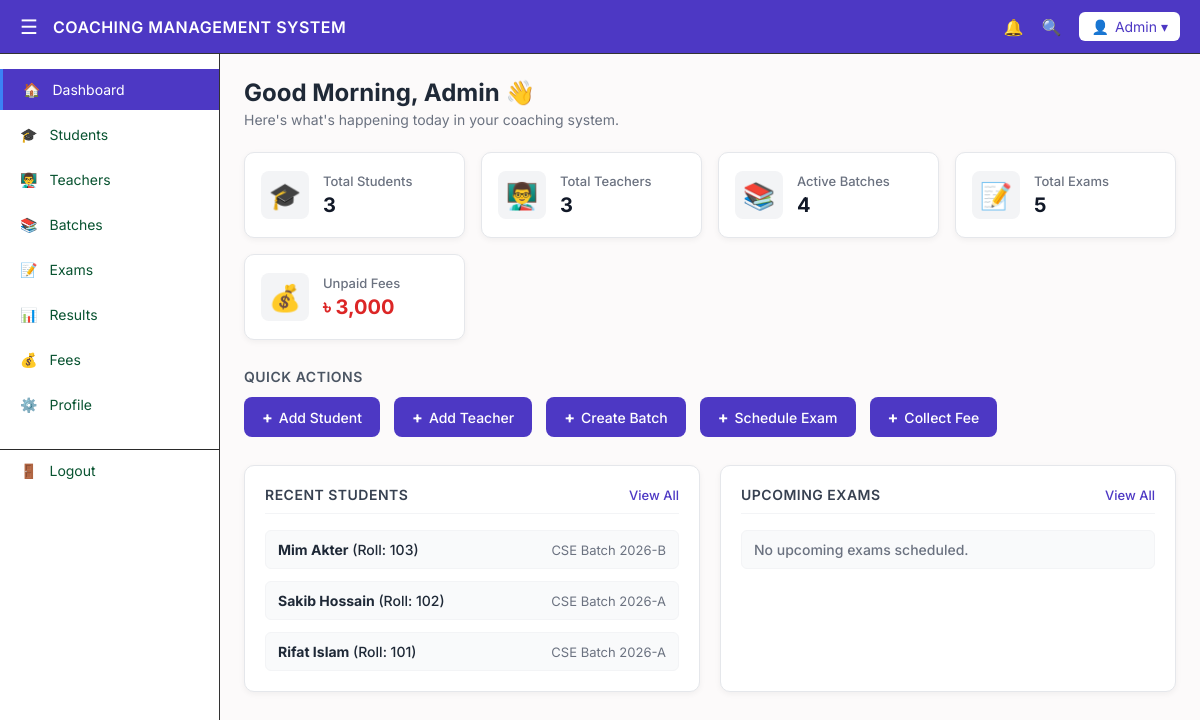
Page /frontend/pages/Admin DashBoard/admin_dashboard.php (signed in) on the committed database.
### tables this page shows
CREATE TABLE `students` (
    `id` BIGINT PRIMARY KEY AUTO_INCREMENT,
    `user_id` BIGINT NOT NULL UNIQUE,
    `roll` VARCHAR(30) NOT NULL,
    `gender` ENUM('male', 'female', 'other') NOT NULL,
    `phone` VARCHAR(20) NOT NULL,
    `address` VARCHAR(255),
    `guardian_phone` VARCHAR(20) NOT NULL,
    `created_at` TIMESTAMP NOT NULL DEFAULT CURRENT_TIMESTAMP
);

CREATE TABLE `users` (
    `id` BIGINT PRIMARY KEY AUTO_INCREMENT,
    `name` VARCHAR(100) NOT NULL,
    `email` VARCHAR(150) NOT NULL UNIQUE,
    `password` VARCHAR(255) NOT NULL,
    `role` ENUM('admin', 'teacher', 'student') NOT NULL,
    `status` ENUM('active', 'inactive') NOT NULL,
    `created_at` TIMESTAMP NOT NULL DEFAULT CURRENT_TIMESTAMP
);

### backend/controllers/DashboardController.php (called while the page is built, shortened)
<?php
require_once __DIR__ . '/../config/database.php';
class DashboardController {
    private PDO $db;
    public function __construct(?PDO $db = null) {
        global $db;
        $this->db = $db ?? $GLOBALS['db'];
    }
    public function getAdminDashboardData(): array {
        $totalStudents = (int) $this->db->query("SELECT COUNT(*) FROM students")->fetchColumn();
        $totalTeachers = (int) $this->db->query("SELECT COUNT(*) FROM teachers")->fetchColumn();
        $activeBatches = (int) $this->db->query("SELECT COUNT(*) FROM batches WHERE status = 'active'")->fetchColumn();
        $totalExams = (int) $this->db->query("SELECT COUNT(*) FROM exams")->fetchColumn();
        $unpaidFees = (float) $this->db->query("SELECT COALESCE(SUM(amount), 0) FROM fees WHERE status = 'unpaid'")->fetchColumn();
        $recentStudents = $this->db->query(
            'SELECT students.id, users.name, students.roll,
                COALESCE((
                    SELECT batches.name FROM enrollments INNER JOIN batches ON batches.id = enrollments.batch_id WHERE enrollments.student_id = students.id LIMIT 1
                ), \'Not assigned\') AS batch_name
             FROM students
             INNER JOIN users ON users.id = students.user_id
             ORDER BY students.id DESC
             LIMIT 5'
        )->fetchAll();
        $upcomingExams = $this->db->query(
            'SELECT exams.id, exams.name, exams.exam_date, batches.name AS batch_name, subjects.name AS subject_name
             FROM exams
             INNER JOIN batches ON batches.id = exams.batch_id
             INNER JOIN subjects ON subjects.id = exams.subject_id
             WHERE exams.exam_date >= CURDATE()
             ORDER BY exams.exam_date ASC
             LIMIT 5'
        )->fetchAll();
        return [
            'totalStudents' => $totalStudents,
            'totalTeachers' => $totalTeachers,
            'activeBatches' => $activeBatches,
            'totalExams' => $totalExams,
            'unpaidFees' => $unpaidFees,
            'recentStudents' => $recentStudents,
            'upcomingExams' => $upcomingExams,
        ];
    }
}

### frontend/pages/Admin DashBoard/admin_dashboard.php (the view, shortened to what this page needs)
<?php
require_once __DIR__ . '/../../../backend/controllers/DashboardController.php';
$dashboardController = new DashboardController();
$data = $dashboardController->getAdminDashboardData();
$totalStudents = $data['totalStudents'];
$totalTeachers = $data['totalTeachers'];
$activeBatches = $data['activeBatches'];
$totalExams = $data['totalExams'];
$unpaidFees = $data['unpaidFees'];
$recentStudents = $data['recentStudents'];
$upcomingExams = $data['upcomingExams'];
?>
<!DOCTYPE html>
<html lang="en">
<head>
    <link rel="stylesheet" href="admin_dashboard.css">
</head>
<body>
    <header class="top_navbar">
        <div class="nav_left">
            <button id="sidebarToggle" class="toggle_btn">☰</button>
            <h2 class="system_title">COACHING MANAGEMENT SYSTEM</h2>
        </div>
        <div class="nav_right">
            <span class="nav_icon" title="Notifications">🔔</span>
            <span class="nav_icon" title="Search">🔍</span>
            <div class="admin_profile">
                <span class="profile_icon">👤</span>
                <span class="admin_name">Admin ▾</span>
            </div>
        </div>
    </header>
    <div class="dashboard_container">
        <aside class="sidebar" id="sidebar">
            <ul class="sidebar_menu">
                <li class="active"><a href="#">🏠 <span>Dashboard</span></a></li>
                <li><a href="students.php">🎓 <span>Students</span></a></li>
                <li><a href="teachers.php">👨‍🏫 <span>Teachers</span></a></li>
                <li><a href="batches.php">📚 <span>Batches</span></a></li>
                <li><a href="exams.php">📝 <span>Exams</span></a></li>
                <li><a href="results.php">📊 <span>Results</span></a></li>
                <li><a href="fees.php">💰 <span>Fees</span></a></li>
                <li><a href="admin_profile.php">⚙️ <span>Profile</span></a></li>
                <li class="logout"><a href="../login_page/loginPage.php">🚪 <span>Logout</span></a></li>
            </ul>
        </aside>
        <main class="main_content">
            <div class="welcome_section">
                <h1>Good Morning, Admin 👋</h1>
                <p>Here's what's happening today in your coaching system.</p>
            </div>
            <div class="stats_grid">
                <div class="stat_card" onclick="window.location.href='students.php'" style="cursor: pointer;">
                    <div class="card_icon">🎓</div>
                    <div class="card_info">
                        <h3>Total Students</h3>
                        <p class="card_value"><?= $totalStudents; ?></p>
                    </div>
                </div>
                <div class="stat_card" onclick="window.location.href='teachers.php'" style="cursor: pointer;">
                    <div class="card_icon">👨‍🏫</div>
                    <div class="card_info">
                        <h3>Total Teachers</h3>
                        <p class="card_value"><?= $totalTeachers; ?></p>
                    </div>
                </div>
                <div class="stat_card" onclick="window.location.href='batches.php'" style="cursor: pointer;">
                    <div class="card_icon">📚</div>
                    <div class="card_info">
                        <h3>Active Batches</h3>
                        <p class="card_value"><?= $activeBatches; ?></p>
                    </div>
                </div>
                <div class="stat_card" onclick="window.location.href='exams.php'" style="cursor: pointer;">
                    <div class="card_icon">📝</div>
                    <div class="card_info">
                        <h3>Total Exams</h3>
                        <p class="card_value"><?= $totalExams; ?></p>
                    </div>
                </div>
                <div class="stat_card fee_card" onclick="window.location.href='fees.php'" style="cursor: pointer;">
                    <div class="card_icon">💰</div>
                    <div class="card_info">
                        <h3>Unpaid Fees</h3>
                        <p class="card_value">৳ <?= number_format($unpaidFees, 0); ?></p>
                    </div>
                </div>
            </div>
            <div class="quick_actions_section">
                <h2>QUICK ACTIONS</h2>
                <div class="action_buttons">
                    <button class="action_btn" onclick="window.location.href='students.php'"><span>+</span> Add Student</button>
                    <button class="action_btn" onclick="window.location.href='teachers.php'"><span>+</span> Add Teacher</button>
                    <button class="action_btn" onclick="window.location.href='batches.php'"><span>+</span> Create Batch</button>
                    <button class="action_btn" onclick="window.location.href='exams.php'"><span>+</span> Schedule Exam</button>
                    <button class="action_btn" onclick="window.location.href='fees.php'"><span>+</span> Collect Fee</button>
                </div>
            </div>
            <div class="info_grid">
                <div class="info_card">
                    <div class="info_card_header">
                        <h3>RECENT STUDENTS</h3>
                        <a href="students.php" class="view_all_link">View All</a>
                    </div>
                    <ul class="info_list">
                        <?php if (empty($recentStudents)): ?>
                            <li>
                                <div class="student_item">
                                    <span class="student_name" style="color: #6b7280;">No students enrolled yet.</span>
                                </div>
                            </li>
                        <?php else: ?>
                            <?php foreach ($recentStudents as $student): ?>
                                <li>
                                    <div class="student_item">
                                        <span class="student_name"><strong><?= htmlspecialchars($student['name'], ENT_QUOTES, 'UTF-8'); ?></strong> (Roll: <?= htmlspecialchars($student['roll'], ENT_QUOTES, 'UTF-8'); ?>)</span>
                                        <span class="student_batch" style="color: #6b7280; font-size: 13px;"><?= htmlspecialchars($student['batch_name'], ENT_QUOTES, 'UTF-8'); ?></span>
                                    </div>
                                </li>
                            <?php endforeach; ?>
                        <?php endif; ?>
                    </ul>
                </div>
                <div class="info_card">
                    <div class="info_card_header">
                        <h3>UPCOMING EXAMS</h3>
                        <a href="exams.php" class="view_all_link">View All</a>
                    </div>
                    <ul class="info_list">
                        <?php if (empty($upcomingExams)): ?>
                            <li>
                                <div class="exam_item">
                                    <span class="exam_name" style="color: #6b7280;">No upcoming exams scheduled.</span>
                                </div>
                            </li>
                        <?php endif; ?>
                    </ul>
                </div>
            </div>
        </main>
    </div>
</body>
</html>

### frontend/pages/Admin DashBoard/admin_dashboard.css (style rules this page uses)
* { margin: 0; padding: 0; box-sizing: border-box; font-family: 'Inter', -apple-system, BlinkMacSystemFont, 'Segoe UI', Roboto, sans-serif; }
body { background-color: #fcfafa; color: #ffffff; min-height: 100vh; display: flex; flex-direction: column; }
.top_navbar { display: flex; justify-content: space-between; align-items: center; background-color: #4d38c4; padding: 12px 20px; border-bottom: 1px solid #333; }
.nav_left { display: flex; align-items: center; gap: 15px; }
.toggle_btn { background: none; border: none; color: white; font-size: 20px; cursor: pointer; }
.system_title { font-size: 16px; font-weight: 600; letter-spacing: 0.5px; }
.nav_right { display: flex; align-items: center; gap: 18px; }
.nav_icon { cursor: pointer; font-size: 16px; }
.admin_profile { display: flex; align-items: center; gap: 6px; cursor: pointer; background-color: #ffffff; color: #4d38c4; padding: 6px 12px; border-radius: 6px; font-size: 14px; }
.dashboard_container { display: flex; width: 100%; min-width: 0; overflow-x: hidden; }
.sidebar { width: 220px; background-color: #ffffff; border-right: 1px solid #333; min-height: calc(100vh - 55px); padding: 15px 0; transition: all 0.3s ease; }
.sidebar_menu { list-style: none; display: flex; flex-direction: column; gap: 4px; }
.sidebar_menu li a { display: flex; align-items: center; gap: 12px; padding: 12px 20px; color: #085330; text-decoration: none; font-size: 14px; transition: 0.2s ease; }
.sidebar_menu li a:hover, .sidebar_menu li.active a { background-color: #4d38c4; color: #ffffff; border-left: 3px solid #3b82f6; }
.sidebar_menu li.logout { margin-top: 20px; border-top: 1px solid #2a2a2a; }
.main_content { flex: 1; width: 100%; min-width: 0; padding: 16px; }
.welcome_section { margin-bottom: 24px; }
.welcome_section h1 { font-size: 24px; color: #1f2937; margin-bottom: 4px; }
.welcome_section p { font-size: 14px; color: #6b7280; }
.stats_grid { display: grid; grid-template-columns: repeat(auto-fit, minmax(180px, 1fr)); gap: 16px; margin-bottom: 28px; }
.stat_card { background-color: #ffffff; padding: 18px 16px; border-radius: 10px; box-shadow: 0 2px 6px rgba(0, 0, 0, 0.05); display: flex; align-items: center; gap: 14px; border: 1px solid #e5e7eb; transition: transform 0.2s ease, box-shadow 0.2s ease; }
.card_icon { font-size: 26px; background-color: #f3f4f6; width: 48px; height: 48px; display: flex; align-items: center; justify-content: center; border-radius: 8px; }
.card_info h3 { font-size: 13px; font-weight: 500; color: #6b7280; margin-bottom: 4px; }
.card_value { font-size: 20px; font-weight: 700; color: #111827; }
.fee_card .card_value { color: #dc2626; }
.quick_actions_section { margin-bottom: 28px; }
.quick_actions_section h2 { font-size: 14px; font-weight: 600; color: #4b5563; margin-bottom: 12px; letter-spacing: 0.5px; }
.action_buttons { display: flex; gap: 14px; flex-wrap: wrap; }
.action_btn { background-color: #4d38c4; color: #ffffff; border: none; padding: 10px 18px; border-radius: 8px; font-size: 14px; font-weight: 500; cursor: pointer; display: flex; align-items: center; gap: 6px; transition: background-color 0.2s ease, transform 0.1s ease; }
.action_btn span { font-size: 16px; font-weight: bold; }
.info_grid { display: grid; grid-template-columns: repeat(auto-fit, minmax(320px, 1fr)); gap: 20px; }
.info_card { background-color: #ffffff; border-radius: 10px; padding: 20px; border: 1px solid #e5e7eb; box-shadow: 0 2px 6px rgba(0, 0, 0, 0.05); }
.info_card_header { display: flex; justify-content: space-between; align-items: center; margin-bottom: 16px; border-bottom: 1px solid #f3f4f6; padding-bottom: 10px; }
.info_card_header h3 { font-size: 14px; font-weight: 600; color: #374151; letter-spacing: 0.5px; }
.view_all_link { font-size: 13px; color: #4d38c4; text-decoration: none; font-weight: 500; }
.info_list { list-style: none; display: flex; flex-direction: column; gap: 12px; }
.student_item, .exam_item { display: flex; justify-content: space-between; align-items: center; padding: 10px 12px; background-color: #f9fafb; border-radius: 6px; border: 1px solid #f3f4f6; }
.student_name, .exam_name { font-size: 14px; font-weight: 500; color: #1f2937; }
@media (min-width: 1025px) and (max-width: 1599px) { .main_content { padding: 24px; } }
@media (min-width: 1025px) and (max-width: 1599px) { .stats_grid { grid-template-columns: repeat(auto-fit, minmax(200px, 1fr)); gap: 16px; } }

### rows in the picture
students: user.name "Mim Akter", roll "103", batch_name "CSE Batch 2026-B"
students: user.name "Sakib Hossain", roll "102", batch_name "CSE Batch 2026-A"
students: user.name "Rifat Islam", roll "101", batch_name "CSE Batch 2026-A"

### other values in the picture
$totalStudents "3"
$totalTeachers "3"
$activeBatches "4"
$totalExams "5"
$unpaidFees "3,000"
